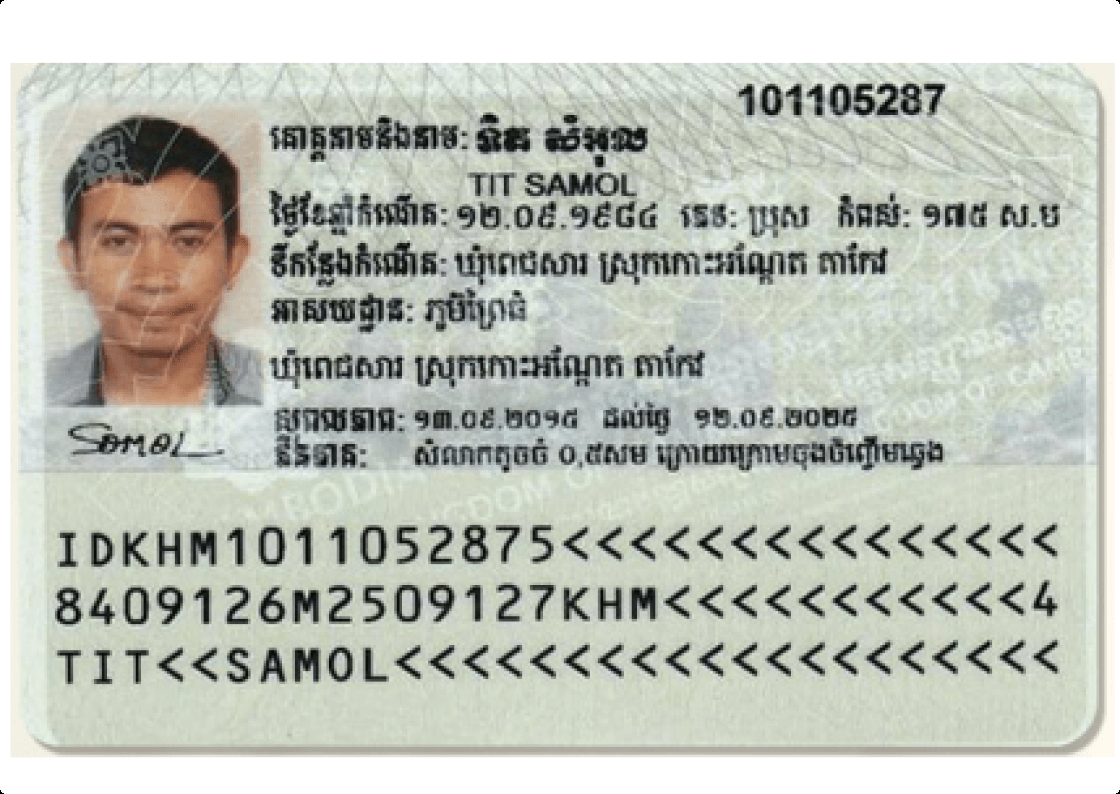
#> input picture id_0001.png, 1120 x 794 px, found by its file name
$ python test_resize.py
#> lines starting #> are read from the running program, lines starting #| are printed output that depends on the picture
#> further down, image is the input picture: shape (794, 1120, 3); mean B, G, R 184.9, 194.5, 190.7
### preprocessing/resize.py
import cv2
import numpy as np


TARGET_WIDTH = 960
TARGET_HEIGHT = 608


def resize_with_padding(image):
    h, w = image.shape[:2]
#> h = 794; w = 1120

    scale = min(
        TARGET_WIDTH / w,
        TARGET_HEIGHT / h
    )
#> scale = 0.766

    new_w = int(w * scale)
#> new_w = 857
    new_h = int(h * scale)
#> new_h = 608

    resized = cv2.resize(
        image,
        (new_w, new_h)
    )

    canvas = np.zeros(
        (
            TARGET_HEIGHT,
            TARGET_WIDTH,
            3
        ),
        dtype=np.uint8
    )

    x_offset = (TARGET_WIDTH - new_w) // 2
#> x_offset = 51
    y_offset = (TARGET_HEIGHT - new_h) // 2
#> y_offset = 0

    canvas[
        y_offset:y_offset + new_h,
        x_offset:x_offset + new_w
    ] = resized
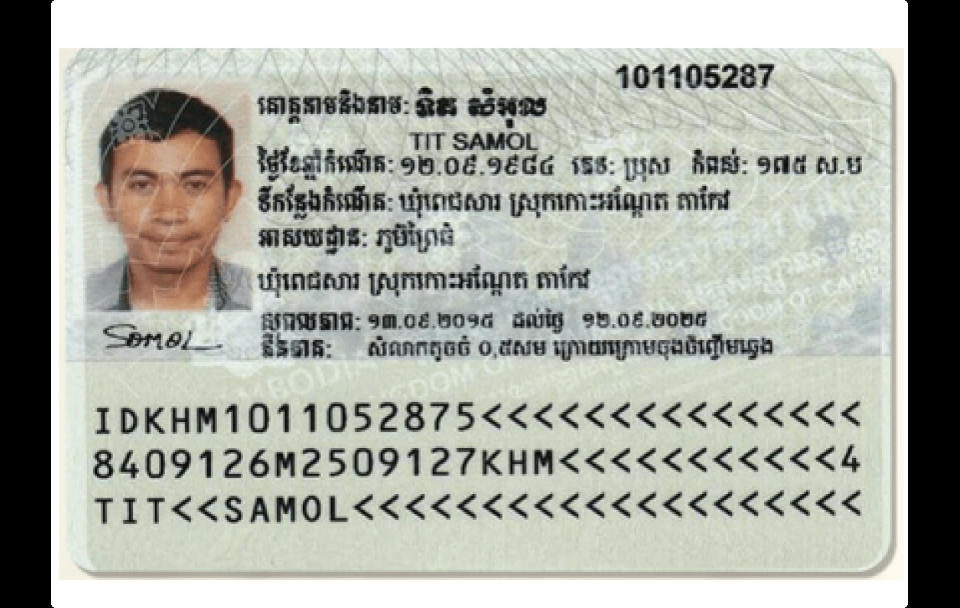
#> canvas: shape (608, 960, 3); mean B, G, R 165, 173.6, 170.2

    return canvas

### preprocessing/test_resize.py
import cv2

from resize import resize_with_padding

image = cv2.imread("id_0001.png")

result = resize_with_padding(image)

cv2.imshow("result", result)
cv2.waitKey(0)
